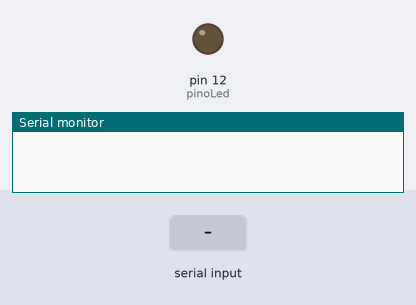
Bench run of a sketch on a simulated Arduino Uno, built with avr-gcc and run on an emulated ATmega328P. Shown: output pins drawn as LEDs (lit = HIGH), the last lines printed to the serial monitor. Inputs (shaded band) come from the test bench.

Above: at 1.2 s.
1.3 s: "l" received over Serial
At 2.5 s:
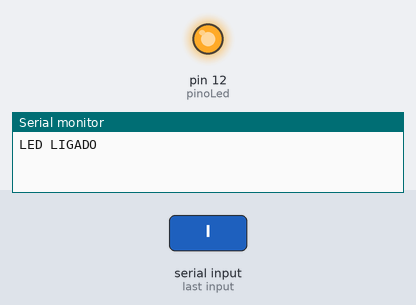
2.8 s: "d" received over Serial
At 3.6 s:
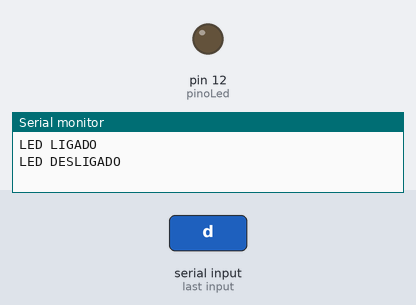
Timing chart, 0 to 5.8 s (numbered marks = the images above; inputs shaded):
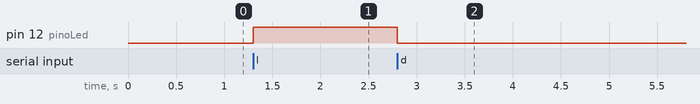

The sketch:

leitura_devariavel_uso_mais_serial_link_led_ligado.ino
```cpp
int pinoLed = 12;
int status = 0;
void setup(){
  pinMode(pinoLed, OUTPUT);
  digitalWrite(pinoLed, LOW);
  Serial.begin(9600);
}
void loop(){
  char c = Serial.read();

  if (c == 'l'){
      digitalWrite(pinoLed, HIGH);
      Serial.println("LED LIGADO");

  }
  if (c == 'd'){
      digitalWrite(pinoLed, LOW);
      Serial.println("LED DESLIGADO");

  }
}
```

Measured:
- after the input at 1.3 s, pin 12 (pinoLed): LOW → HIGH at once
- after the input at 2.8 s, pin 12 (pinoLed): HIGH → LOW at once
